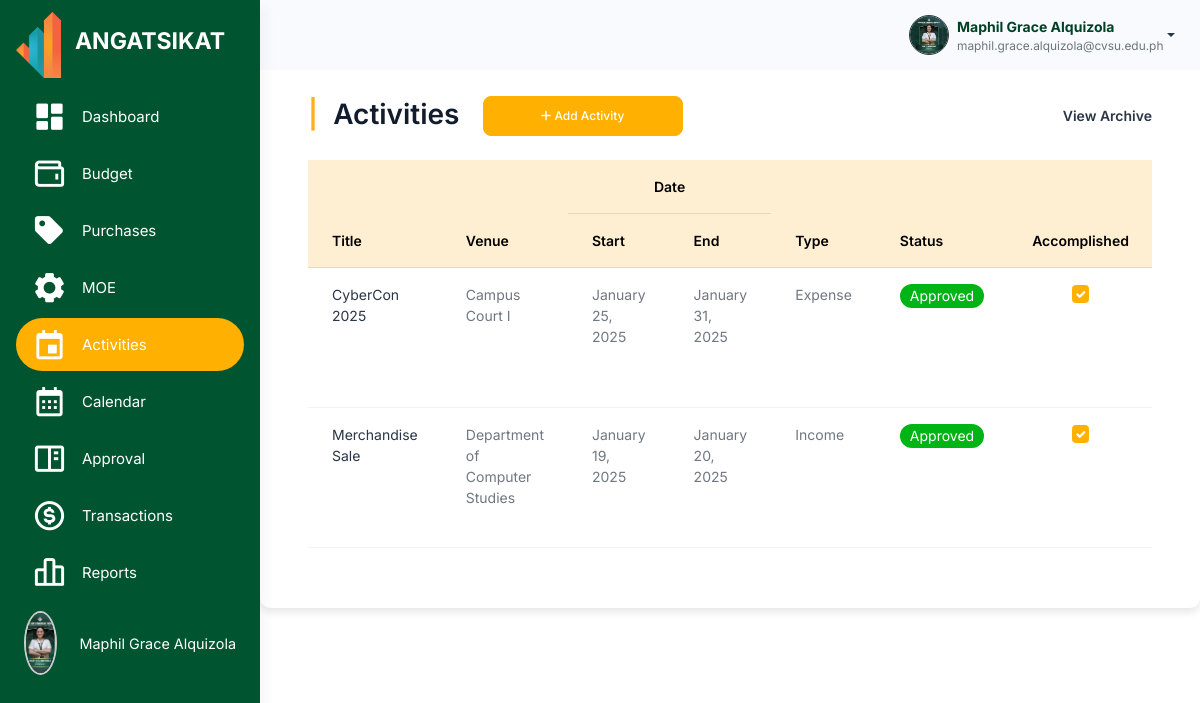
Page /src/activity_management/activities.php (signed in) on the earlier database version.
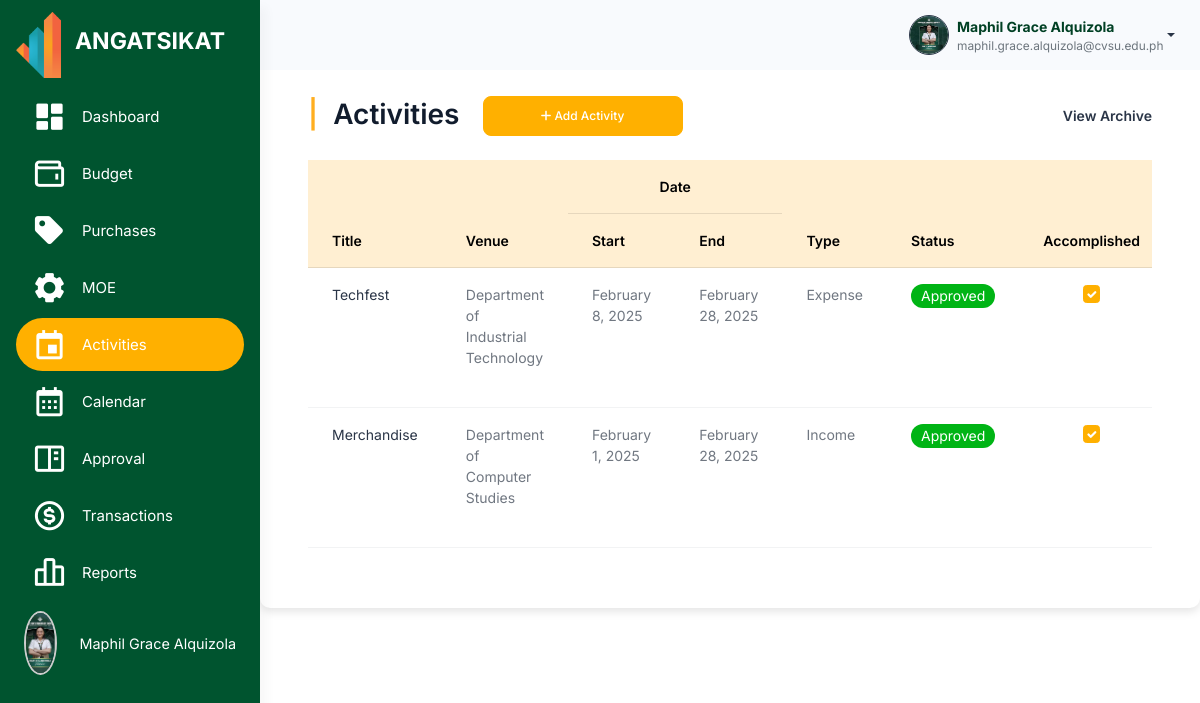
Same page on the later database version.
### tables this page shows
CREATE TABLE `events` (
  `event_id` int(11) NOT NULL,
  `plan_id` int(11) NOT NULL,
  `title` varchar(255) NOT NULL,
  `event_venue` varchar(255) NOT NULL,
  `event_start_date` date NOT NULL,
  `event_end_date` date NOT NULL,
  `event_type` varchar(100) DEFAULT NULL,
  `event_status` enum('Pending','Approved','Disapproved') NOT NULL,
  `accomplishment_status` tinyint(1) DEFAULT 0,
  `total_amount` decimal(15,2) NOT NULL,
  `total_profit` decimal(15,2) NOT NULL,
  `organization_id` int(11) DEFAULT NULL,
  `created_by` int(11) DEFAULT NULL,
  `created_at` timestamp NOT NULL DEFAULT current_timestamp(),
  `archived` tinyint(1) DEFAULT 0
);

### src/session_check.php (called while the page is built, shortened)
<?php
$organization_id = $_SESSION['organization_id'];
?>

### src/activity_management/activities.php (the view, shortened to what the changed rows need)
<?php
include 'connection.php';
include '../session_check.php';
$sql = "SELECT * FROM events WHERE archived = 0 AND organization_id = $organization_id";
$result = $conn->query($sql);
?>
<!DOCTYPE html>
<html lang="en">
<head>
    <link rel="stylesheet" href="../assets/css/styles.min.css" />
    <link rel="stylesheet" href="css/activities.css" />
    <link href="https://unpkg.com/boxicons@2.1.4/css/boxicons.min.css" rel="stylesheet" />
    <link rel="stylesheet" href="https://cdnjs.cloudflare.com/ajax/libs/font-awesome/6.6.0/css/all.min.css">
    <link rel="stylesheet" href="https://cdn.datatables.net/2.1.7/css/dataTables.bootstrap.min.css" />
</head>
<body>
    <div class="page-wrapper" id="main-wrapper" data-layout="vertical" data-navbarbg="skin6" data-sidebartype="full"
        data-sidebar-position="fixed" data-header-position="fixed">
        <div class="body-wrapper">
            <div class="container mt-5 p-5">
                <h2 class="mb-4 d-flex align-items-center justify-content-between">
                    <div>
                        <span class="text-warning fw-bold me-2">|</span> Activities
                        <button class="btn btn-primary ms-3" data-bs-toggle="modal" data-bs-target="#addEventModal"
                            style="height: 40px; width: 200px; border-radius: 8px; font-size: 12px;">
                            <i class="fa-solid fa-plus"></i> Add Activity
                        </button>
                    </div>
                    <a href="activities_archive.php" class="text-gray text-decoration-none fw-bold"
                        style="font-size: 14px;">
                        View Archive
                    </a>
                </h2>
                <div class="table-responsive" style="max-height: 400px;">
                    <table id="eventsTable" class="table">
                        <thead>
                            <tr>
                                <th rowspan="2" class="table-warning">Title</th>
                                <th rowspan="2" class="table-warning">Venue</th>
                                <th colspan="2" style="text-align: center;" class="table-warning">Date</th>
                                <th rowspan="2" class="table-warning">Type</th>
                                <th rowspan="2" class="table-warning">Status</th>
                                <th rowspan="2" class="table-warning">Accomplished</th>
                            </tr>
                            <tr>
                                <th class="table-warning">Start</th>
                                <th class="table-warning">End</th>
                            </tr>
                        </thead>
                        <tbody>
                            <?php
                            if ($result->num_rows > 0) {
                                while ($row = $result->fetch_assoc()) {
                                    $checked = $row['accomplishment_status'] ? 'checked' : '';
                                    $disabled = ($row['event_status'] !== 'Approved') ? 'disabled' : '';
                                    echo "<tr>
                                            <td><a class='link-offset-2 link-underline link-underline-opacity-0' href='event_details.php?event_id={$row['event_id']}'>{$row['title']}</a></td>
                                            <td>{$row['event_venue']}</td>
                                            <td>" . date('F j, Y', strtotime($row['event_start_date'])) . "</td>
                                            <td>" . date('F j, Y', strtotime($row['event_end_date'])) . "</td>
                                            <td>{$row['event_type']}</td>
                                            <td>";
                                    if ($row['event_status'] == 'Pending') {
                                        echo "<span class='badge rounded-pill pending'>";
                                    } elseif ($row['event_status'] == 'Approved') {
                                        echo "<span class='badge rounded-pill approved'>";
                                    } elseif ($row['event_status'] == 'Disapproved') {
                                        echo "<span class='badge rounded-pill disapproved'>";
                                    }
                                    echo "{$row['event_status']}</span></td>
                                            <td>
                                                <input type='checkbox' class='form-check-input' onclick='showConfirmationModal({$row['event_id']}, this.checked)' $checked $disabled>
                                            </td>
                                            <td>
                                                <button class='btn btn-primary btn-sm edit-btn mb-3'
                                                        data-bs-toggle='modal'
                                                        data-bs-target='#editEventModal'
                                                        data-id='{$row['event_id']}'>
                                                    <i class='fa-solid fa-pen'></i> Edit
                                                </button>
                                                <button class='btn btn-danger btn-sm archive-btn mb-3'
                                                        data-id='{$row['event_id']}'>
                                                    <i class='fa-solid fa-box-archive'></i> Archive
                                                </button>
                                            </td>
                                        </tr>";
                                }
                            }
                            ?>
                        </tbody>
                    </table>
                </div>
            </div>
        </div>
    </div>
</body>
</html>

Differences in the rows shown:
removed events: title "CyberCon 2025", event_venue "Campus Court I", event_start_date "January 25, 2025", event_end_date "January 31, 2025", event_type "Expense", event_status "Approved"
removed events: title "Merchandise Sale", event_venue "Department of Computer Studies", event_start_date "January 19, 2025", event_end_date "January 20, 2025", event_type "Income", event_status "Approved"
added events: title "Techfest", event_venue "Department of Industrial Technology", event_start_date "February 8, 2025", event_end_date "February 28, 2025", event_type "Expense", event_status "Approved"
added events: title "Merchandise", event_venue "Department of Computer Studies", event_start_date "February 1, 2025", event_end_date "February 28, 2025", event_type "Income", event_status "Approved"
